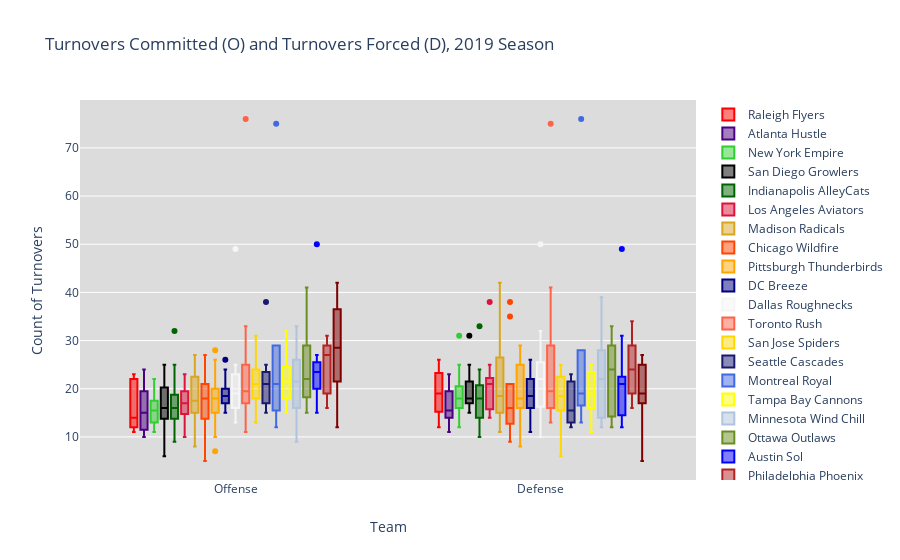

Notebook code for this chart:
### Code cell
iplot(plot_turnovers(df_stats,teams_list,teams_col_dict,sort_by='offense'))

### Figure 1 — Plotly figure (JSON) as saved in the notebook; plotly's stock layout.template omitted (floating-point values rounded to 4 significant figures)
{"data": [{"marker": {"color": "red", "line": {"color": "black"}}, "name": "Raleigh Flyers", "type": "box", "x": ["Offense", "Defense", "Offense", "Defense", "Offense", "Defense", "Offense", "Defense", "Offense", "Defense", "Offense", "Defense", "Offense", "Defense", "Defense", "Offense", "Offense", "Defense", "Defense", "Offense", "Offense", "Defense", "Defense", "Offense", "Offense", "Defense"], "y": [11, 12, 14, 21, 22, 19, 15, 21, 13, 19, 12, 16, 22, 26, 23, 14, 12, 12, 24, 22, 23, 25, 13, 17, 12, 18]}, {"marker": {"color": "indigo", "line": {"color": "black"}}, "name": "Atlanta Hustle", "type": "box", "x": ["Offense", "Defense", "Offense", "Defense", "Offense", "Defense", "Defense", "Offense", "Defense", "Offense", "Defense", "Offense", "Offense", "Defense", "Offense", "Defense", "Defense", "Offense", "Defense", "Offense", "Defense", "Offense", "Offense", "Defense"], "y": [12, 11, 18, 15, 21, 14, 17, 17, 14, 10, 12, 16, 11, 21, 12, 18, 23, 23, 23, 24, 15, 14, 10, 16]}, {"marker": {"color": "limegreen", "line": {"color": "black"}}, "name": "New York Empire", "type": "box", "x": ["Offense", "Defense", "Offense", "Defense", "Defense", "Offense", "Offense", "Defense", "Offense", "Defense", "Offense", "Defense", "Offense", "Defense", "Offense", "Defense", "Offense", "Defense", "Defense", "Offense", "Offense", "Defense", "Offense", "Defense"], "y": [11, 15, 22, 31, 17, 13, 16, 18, 20, 25, 15, 20, 18, 18, 12, 12, 17, 21, 18, 14, 13, 15, 16, 19]}, {"marker": {"color": "black", "line": {"color": "black"}}, "name": "San Diego Growlers", "type": "box", "x": ["Offense", "Defense", "Offense", "Defense", "Offense", "Defense", "Defense", "Offense", "Offense", "Defense", "Offense", "Defense", "Offense", "Defense", "Offense", "Defense", "Offense", "Defense", "Offense", "Defense", "Defense", "Offense", "Offense", "Defense", "Defense", "Offense"], "y": [18, 18, 25, 31, 14, 17, 23, 21, 14, 21, 6, 18, 22, 17, 16, 18, 20, 19, 12, 17, 15, 13, 15, 17, 25, 19]}, {"marker": {"color": "darkgreen", "line": {"color": "black"}}, "name": "Indianapolis AlleyCats", "type": "box", "x": ["Offense", "Defense", "Defense", "Offense", "Offense", "Defense", "Offense", "Defense", "Offense", "Defense", "Offense", "Defense", "Defense", "Offense", "Defense", "Offense", "Defense", "Offense", "Defense", "Offense", "Offense", "Defense", "Offense", "Defense", "Offense", "Defense"], "y": [15, 12, 23, 18, 16, 20, 14, 10, 32, 33, 21, 20, 18, 16, 18, 15, 14, 13, 14, 9, 25, 18, 18, 24, 13, 14]}, {"marker": {"color": "crimson", "line": {"color": "black"}}, "name": "Los Angeles Aviators", "type": "box", "x": ["Offense", "Defense", "Offense", "Defense", "Defense", "Offense", "Defense", "Offense", "Offense", "Defense", "Offense", "Defense", "Offense", "Defense", "Offense", "Defense", "Offense", "Defense", "Defense", "Offense", "Defense", "Offense", "Defense", "Offense", "Offense", "Defense"], "y": [16, 20, 17, 23, 21, 14, 21, 23, 21, 14, 16, 21, 15, 25, 18, 16, 19, 20, 15, 10, 38, 23, 15, 17, 13, 22]}, {"marker": {"color": "goldenrod", "line": {"color": "black"}}, "name": "Madison Radicals", "type": "box", "x": ["Offense", "Defense", "Defense", "Offense", "Offense", "Defense", "Offense", "Defense", "Defense", "Offense", "Defense", "Offense", "Offense", "Defense", "Defense", "Offense", "Offense", "Defense", "Defense", "Offense", "Defense", "Offense", "Offense", "Defense"], "y": [12, 15, 19, 8, 15, 14, 15, 19, 11, 17, 29, 27, 18, 15, 24, 27, 17, 18, 18, 21, 42, 20, 24, 30]}, {"marker": {"color": "orangered", "line": {"color": "black"}}, "name": "Chicago Wildfire", "type": "box", "x": ["Defense", "Offense", "Defense", "Offense", "Defense", "Offense", "Offense", "Defense", "Offense", "Defense", "Defense", "Offense", "Defense", "Offense", "Offense", "Defense", "Defense", "Offense", "Defense", "Offense", "Defense", "Offense", "Defense", "Offense", "Offense", "Defense"], "y": [19, 17, 15, 18, 15, 19, 20, 21, 13, 20, 9, 12, 35, 27, 24, 38, 21, 18, 12, 5, 10, 24, 16, 18, 14, 13]}, {"marker": {"color": "orange", "line": {"color": "black"}}, "name": "Pittsburgh Thunderbirds", "type": "box", "x": ["Defense", "Offense", "Offense", "Defense", "Defense", "Offense", "Defense", "Offense", "Defense", "Offense", "Offense", "Defense", "Defense", "Offense", "Defense", "Offense", "Defense", "Offense", "Defense", "Offense", "Defense", "Offense", "Offense", "Defense", "Defense", "Offense", "Offense", "Defense"], "y": [8, 19, 28, 25, 18, 15, 29, 18, 27, 20, 18, 16, 12, 7, 17, 18, 9, 14, 24, 10, 25, 18, 16, 18, 18, 24, 26, 26]}, {"marker": {"color": "navy", "line": {"color": "black"}}, "name": "DC Breeze", "type": "box", "x": ["Offense", "Defense", "Defense", "Offense", "Offense", "Defense", "Defense", "Offense", "Defense", "Offense", "Offense", "Defense", "Defense", "Offense", "Defense", "Offense", "Defense", "Offense", "Offense", "Defense"], "y": [15, 11, 26, 26, 18, 16, 22, 24, 18, 18, 19, 20, 24, 19, 19, 17, 16, 16, 20, 17]}, {"marker": {"color": "whitesmoke", "line": {"color": "black"}}, "name": "Dallas Roughnecks", "type": "box", "x": ["Offense", "Defense", "Defense", "Offense", "Offense", "Defense", "Offense", "Defense", "Defense", "Offense", "Defense", "Offense", "Offense", "Defense", "Defense", "Offense", "Offense", "Defense", "Defense", "Offense", "Defense", "Offense", "Offense", "Defense", "Offense", "Defense"], "y": [49, 50, 27, 21, 19, 22, 14, 20, 24, 16, 25, 21, 16, 20, 14, 23, 25, 32, 24, 23, 17, 13, 18, 12, 16, 10]}, {"marker": {"color": "tomato", "line": {"color": "black"}}, "name": "Toronto Rush", "type": "box", "x": ["Offense", "Defense", "Defense", "Offense", "Offense", "Defense", "Offense", "Defense", "Offense", "Defense", "Defense", "Offense", "Offense", "Defense", "Defense", "Offense", "Offense", "Defense", "Offense", "Defense", "Defense", "Offense", "Offense", "Defense", "Offense", "Defense", "Defense", "Offense"], "y": [33, 41, 17, 18, 25, 20, 30, 28, 11, 17, 75, 76, 20, 19, 29, 22, 19, 16, 25, 29, 16, 19, 16, 16, 15, 13, 20, 17]}, {"marker": {"color": "gold", "line": {"color": "black"}}, "name": "San Jose Spiders", "type": "box", "x": ["Offense", "Defense", "Offense", "Defense", "Offense", "Defense", "Offense", "Defense", "Offense", "Defense", "Offense", "Defense", "Offense", "Defense", "Offense", "Defense", "Defense", "Offense", "Defense", "Offense", "Offense", "Defense", "Offense", "Defense"], "y": [20, 16, 18, 18, 31, 25, 21, 24, 13, 19, 18, 6, 21, 16, 25, 15, 25, 23, 21, 21, 15, 10, 25, 19]}, {"marker": {"color": "midnightblue", "line": {"color": "black"}}, "name": "Seattle Cascades", "type": "box", "x": ["Defense", "Offense", "Offense", "Defense", "Defense", "Offense", "Offense", "Defense", "Offense", "Defense", "Offense", "Defense", "Offense", "Defense", "Offense", "Defense", "Defense", "Offense", "Offense", "Defense", "Defense", "Offense", "Offense", "Defense"], "y": [17, 23, 17, 14, 14, 21, 24, 21, 19, 13, 17, 22, 25, 23, 21, 21, 12, 17, 15, 13, 23, 38, 22, 13]}, {"marker": {"color": "royalblue", "line": {"color": "black"}}, "name": "Montreal Royal", "type": "box", "x": ["Offense", "Defense", "Offense", "Defense", "Offense", "Defense", "Offense", "Defense", "Offense", "Defense", "Offense", "Defense", "Offense", "Defense", "Offense", "Defense", "Offense", "Defense"], "y": [17, 13, 75, 76, 12, 15, 29, 28, 29, 22, 16, 19, 21, 17, 29, 28, 14, 19]}, {"marker": {"color": "yellow", "line": {"color": "black"}}, "name": "Tampa Bay Cannons", "type": "box", "x": ["Offense", "Defense", "Offense", "Defense", "Offense", "Defense", "Defense", "Offense", "Defense", "Offense", "Offense", "Defense", "Offense", "Defense", "Offense", "Defense", "Offense", "Defense", "Offense", "Defense", "Offense", "Defense", "Offense", "Defense"], "y": [15, 18, 17, 17, 19, 13, 24, 22, 16, 24, 21, 11, 15, 24, 20, 16, 32, 25, 31, 20, 24, 22, 25, 23]}, {"marker": {"color": "lightsteelblue", "line": {"color": "black"}}, "name": "Minnesota Wind Chill", "type": "box", "x": ["Defense", "Offense", "Offense", "Defense", "Defense", "Offense", "Defense", "Offense", "Defense", "Offense", "Defense", "Offense", "Defense", "Offense", "Offense", "Defense", "Defense", "Offense", "Defense", "Offense", "Offense", "Defense", "Offense", "Defense"], "y": [17, 19, 25, 28, 15, 14, 32, 33, 20, 27, 13, 20, 28, 18, 9, 12, 27, 24, 13, 14, 23, 39, 30, 24]}, {"marker": {"color": "olivedrab", "line": {"color": "black"}}, "name": "Ottawa Outlaws", "type": "box", "x": ["Offense", "Defense", "Defense", "Offense", "Offense", "Defense", "Defense", "Offense", "Offense", "Defense", "Offense", "Defense", "Offense", "Defense", "Offense", "Defense", "Defense", "Offense", "Defense", "Offense", "Offense", "Defense"], "y": [41, 33, 18, 17, 22, 24, 15, 20, 34, 29, 15, 12, 28, 29, 29, 25, 14, 18, 30, 29, 19, 14]}, {"marker": {"color": "blue", "line": {"color": "black"}}, "name": "Austin Sol", "type": "box", "x": ["Defense", "Offense", "Defense", "Offense", "Defense", "Offense", "Defense", "Offense", "Offense", "Defense", "Defense", "Offense", "Defense", "Offense", "Offense", "Defense", "Offense", "Defense", "Defense", "Offense", "Defense", "Offense", "Defense", "Offense"], "y": [49, 50, 21, 27, 15, 21, 14, 20, 24, 22, 21, 25, 12, 18, 26, 22, 24, 15, 23, 23, 31, 20, 14, 15]}, {"marker": {"color": "firebrick", "line": {"color": "black"}}, "name": "Philadelphia Phoenix", "type": "box", "x": ["Offense", "Defense", "Defense", "Offense", "Defense", "Offense", "Defense", "Offense", "Defense", "Offense", "Offense", "Defense", "Offense", "Defense", "Offense", "Defense", "Offense", "Defense", "Offense", "Defense"], "y": [26, 26, 22, 31, 30, 28, 34, 29, 19, 24, 19, 17, 16, 19, 30, 29, 28, 29, 19, 16]}, {"marker": {"color": "maroon", "line": {"color": "black"}}, "name": "Detroit Mechanix", "type": "box", "x": ["Offense", "Defense", "Offense", "Defense", "Offense", "Defense", "Defense", "Offense", "Offense", "Defense", "Defense", "Offense", "Offense", "Defense", "Offense", "Defense", "Offense", "Defense", "Offense", "Defense", "Offense", "Defense", "Offense", "Defense"], "y": [23, 18, 20, 16, 29, 18, 27, 29, 28, 18, 7, 12, 35, 27, 38, 24, 39, 23, 12, 5, 42, 20, 26, 26]}], "layout": {"boxmode": "group", "plot_bgcolor": "rgb(220,220,220)", "title": {"text": "Turnovers Committed (O) and Turnovers Forced (D), 2019 Season"}, "xaxis": {"title": {"text": "Team"}}, "yaxis": {"title": {"text": "Count of Turnovers"}}}}
